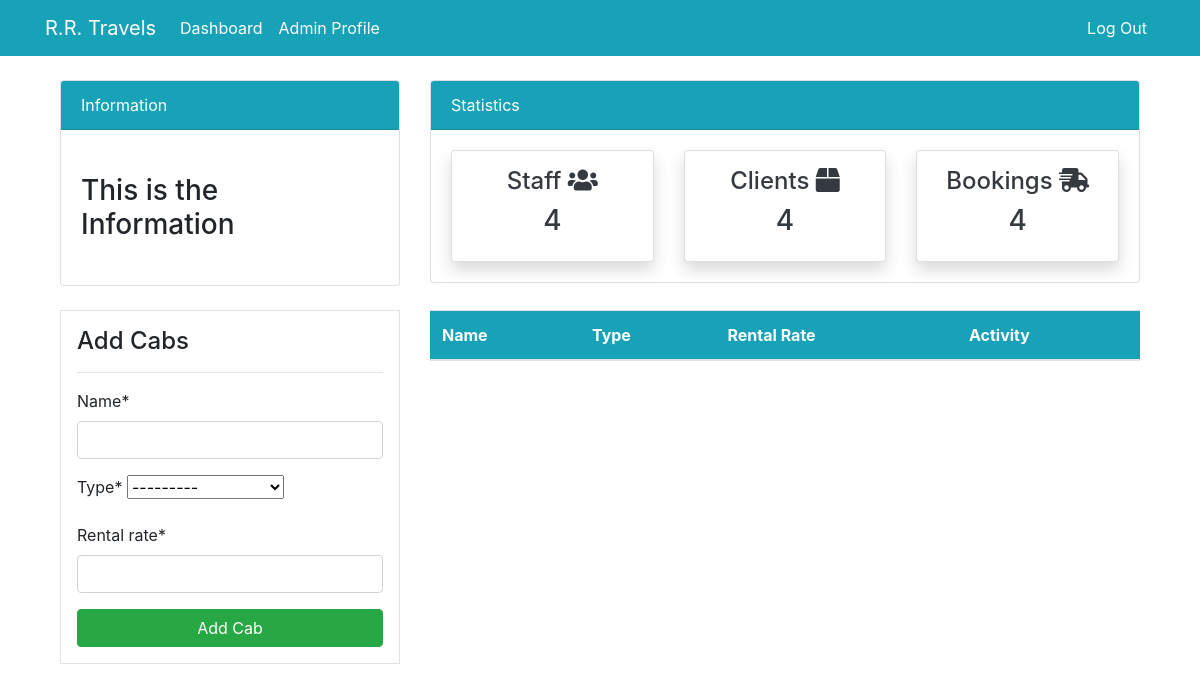
/cars (signed in), run on an earlier commit of the app's database.
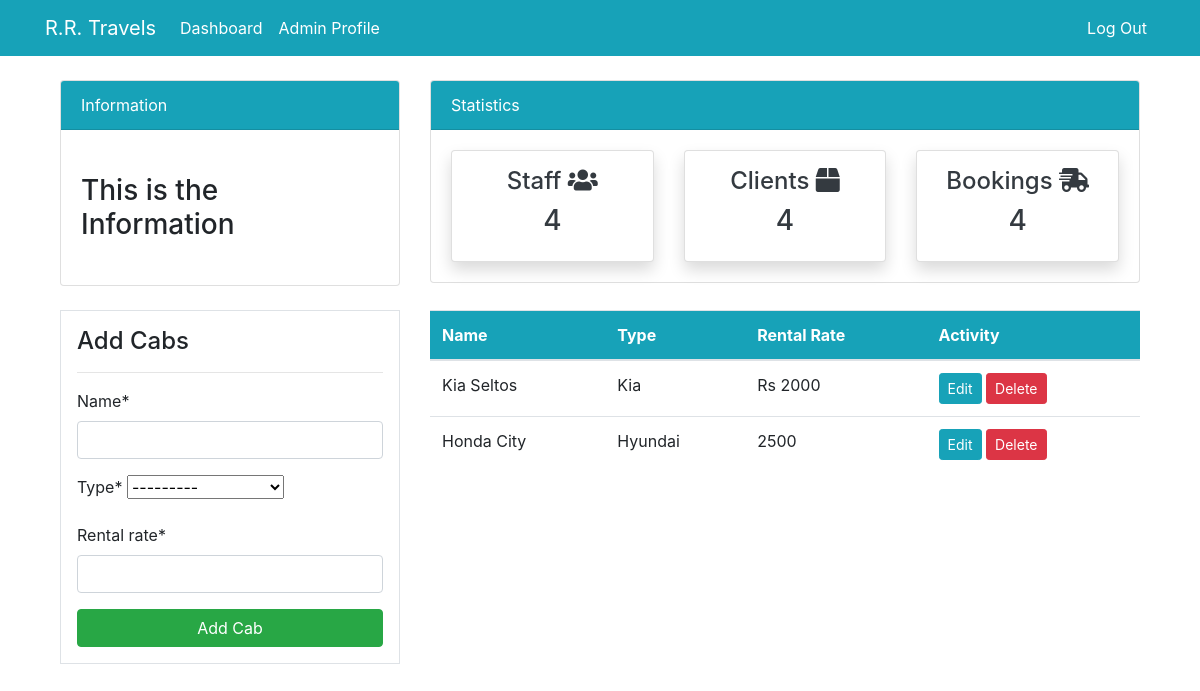
And on a later commit of the database.
### dashboard/models.py (models this page shows, shortened)
class Car(models.Model):
    name = models.CharField(max_length=100, null=True)
    type = models.CharField(max_length=20, choices=CATEGORY, null=True)
    rental_rate = models.CharField(max_length=100, null=True)

### dashboard/views.py (the view)
# urls.py: path('cars',views.cars,name ='dashboard-cars'),
@login_required
def cars(request):
    cars = Car.objects.all()
    if request.method == 'POST':
        form = CarForm(request.POST)
        if form.is_valid():
            form.save()
            return redirect('dashboard-cars')
    else:
        form = CarForm()
    context = {
       'cars': cars,
       'form': form,
    }
    return render(request,'dashboard/cars.html',context)

### dashboard/forms.py
class CarForm(forms.ModelForm):
    class Meta:
        model = Car
        fields = '__all__'

### templates/dashboard/cars.html (shortened to what this page needs)
{% extends 'partials/base.html' %}
{% load crispy_forms_tags %}
{% block content %}
{% include 'partials/topnav.html' %}
<div class="container">
    <div class="row my-4">
        <div class="col-md-4">
            <div class="border bg-white p-3">
                <h4>Add Cabs</h4>
                <hr>
                <form method = "POST">
                  {{ form|crispy}}
                    <input class="btn btn-success btn-block" type="submit" value="Add Cab">
                </form>
            </div>
        </div>
        <div class="col-md-8">
            <table class="table bg-white">
                <thead class="bg-info">
                    <tr class="text-white">
                        <th scope="col">Name</th>
                        <th scope="col">Type</th>
                        <th scope="col">Rental Rate</th>
                        <th scope="col">Activity</th>
                    </tr>
                </thead>
                <tbody>
                    {% for car in cars %}
                    <tr>
                        <td>{{ car.name}} </td>
                        <td>{{ car.type}}</td>
                        <td>{{ car.rental_rate}}</td>
                        <td>
                            <a class="btn btn-info btn-sm" href="">Edit</a>
                            <a class="btn btn-danger btn-sm" href="">Delete</a>
                        </td>
                    </tr>
                    {% endfor %}
                </tbody>
            </table>
        </div>
    </div>
</div>
{% endblock %}

What changed in the data, as far as the page shows it:
added Car: name "Kia Seltos", type "Kia", rental_rate "Rs 2000"
added Car: name "Honda City", type "Hyundai", rental_rate "2500"
